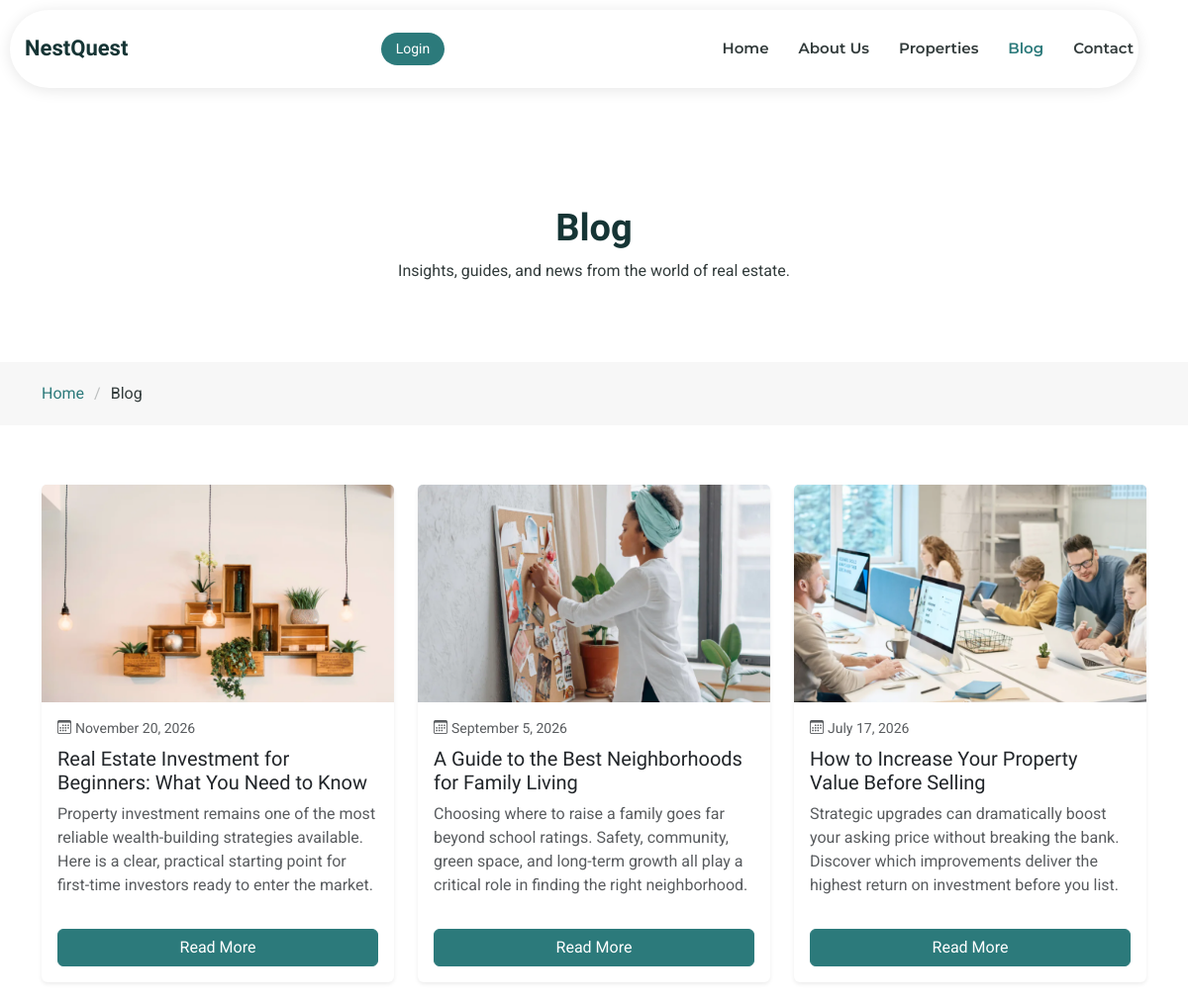
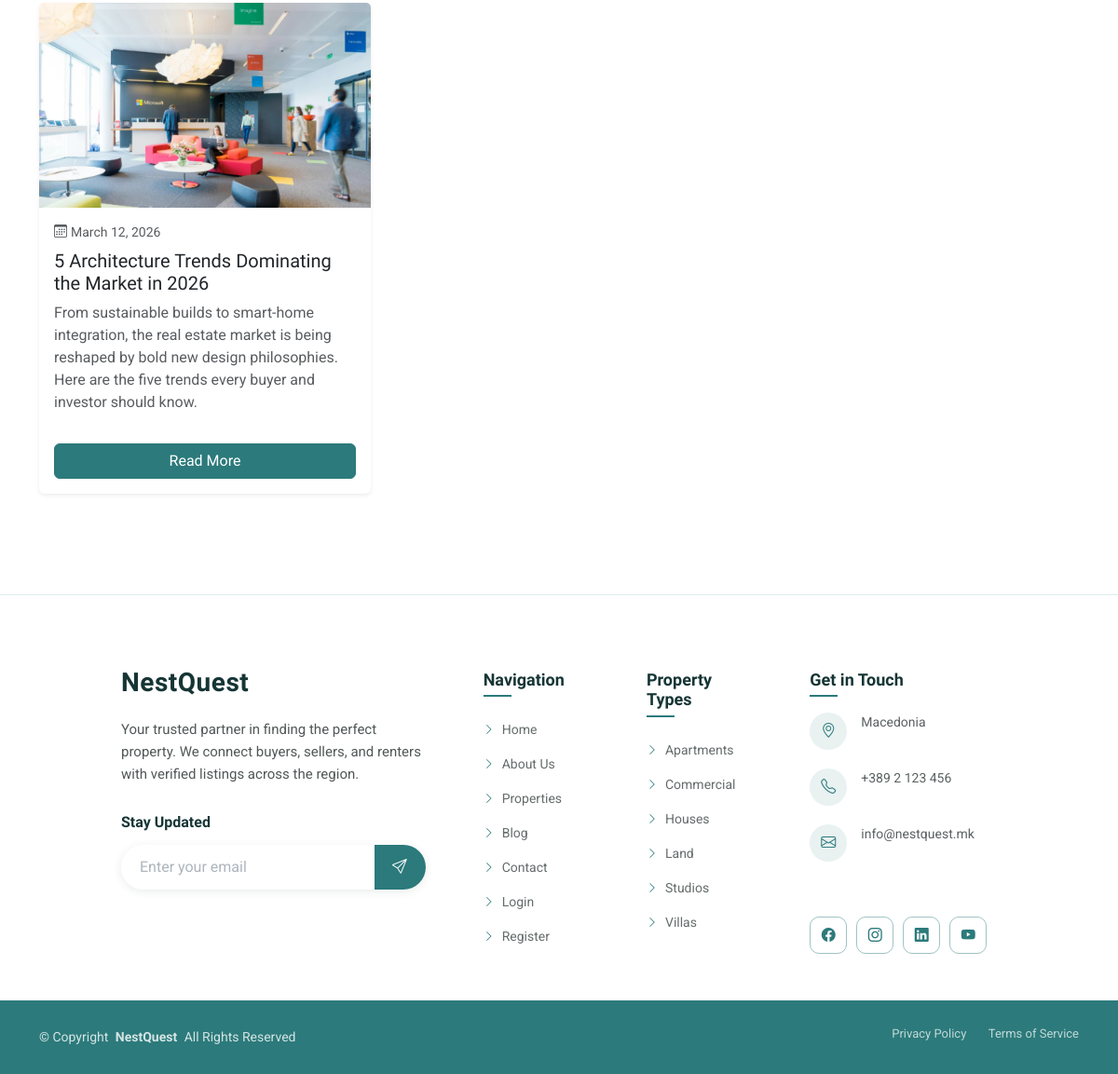
Screenshot of /blog/ with the database file from the repository (2 pictures, top to bottom).
### core/models.py (models this page shows, shortened)
class BlogPost(models.Model):
    title = models.CharField(max_length=200)
    slug = models.SlugField(max_length=220, unique=True, blank=True)
    excerpt = models.TextField(help_text="Short description shown on the home page card")
    content = models.TextField(help_text="Full article content (HTML allowed)")
    image = models.ImageField(upload_to="blog/")
    date = models.DateField()
    is_published = models.BooleanField(default=True)
    class Meta:
        ordering = ["-date"]

### core/views.py (the view)
# urls.py: path("blog/", blog_list, name="blog_list"),
def blog_list(request):
    posts = BlogPost.objects.filter(is_published=True)
    return render(request, "blog/list.html", {"posts": posts})

### templates/blog/list.html (shortened to what this page needs)
{% extends "base.html" %}
{% block body_class %}inner-page{% endblock %}
{% load static %}
{% block content %}
<div class="page-title">
    <div class="heading">
        <div class="container">
            <div class="row d-flex justify-content-center text-center">
                <div class="col-lg-8">
                    <h1 class="heading-title">Blog</h1>
                    <p class="mb-0">Insights, guides, and news from the world of real estate.</p>
                </div>
            </div>
        </div>
    </div>
    <nav class="breadcrumbs">
        <div class="container">
            <ol>
                <li><a href="{% url 'home' %}">Home</a></li>
                <li class="current">Blog</li>
            </ol>
        </div>
    </nav>
</div>
<section class="section">
    <div class="container">
        <div class="row gy-4">
            {% for post in posts %}
            <div class="col-lg-4 col-md-6">
                <div class="card h-100 border-0 shadow-sm blog-card">
                    <a href="{% url 'blog_detail' post.slug %}">
                        <img src="{{ post.image.url }}" class="card-img-top" alt="{{ post.title }}" style="height: 220px; object-fit: cover;">
                    </a>
                    <div class="card-body d-flex flex-column">
                        <p class="text-muted small mb-2">
                            <i class="bi bi-calendar3 me-1"></i>{{ post.date|date:"F j, Y" }}
                        </p>
                        <h5 class="card-title">
                            <a href="{% url 'blog_detail' post.slug %}" class="text-dark text-decoration-none">{{ post.title }}</a>
                        </h5>
                        <p class="card-text text-muted flex-grow-1">{{ post.excerpt }}</p>
                        <a href="{% url 'blog_detail' post.slug %}" class="btn btn-primary w-100 mt-3">Read More</a>
                    </div>
                </div>
            </div>
            {% empty %}
            <div class="col-12 text-center py-5">
                <p class="text-muted">No blog posts published yet.</p>
            </div>
            {% endfor %}
        </div>
    </div>
</section>
{% endblock %}

### templates/blog/list.html (style rules this page uses)
.blog-card .btn-primary { background-color: var(--accent-color); border-color: var(--accent-color); }

### rows the page displays
BlogPost: image (picture), date "November 20, 2026", title "Real Estate Investment for Beginners: What You Need to Know", excerpt "Property investment remains one of the most reliable wealth-building strategies available. Here is a clear, practical starting point for first-time investors ready to enter the market."
BlogPost: image (picture), date "September 5, 2026", title "A Guide to the Best Neighborhoods for Family Living", excerpt "Choosing where to raise a family goes far beyond school ratings. Safety, community, green space, and long-term growth all play a critical role in finding the right neighborhood."
BlogPost: image (picture), date "July 17, 2026", title "How to Increase Your Property Value Before Selling", excerpt "Strategic upgrades can dramatically boost your asking price without breaking the bank. Discover which improvements deliver the highest return on investment before you list."
BlogPost: image (picture), date "March 12, 2026", title "5 Architecture Trends Dominating the Market in 2026", excerpt "From sustainable builds to smart-home integration, the real estate market is being reshaped by bold new design philosophies. Here are the five trends every buyer and investor should know."
